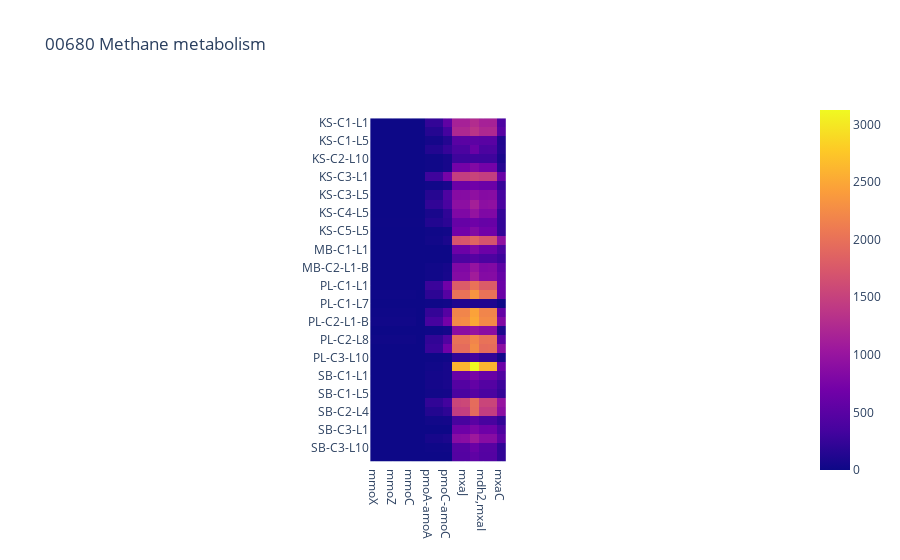

Notebook cell for this chart:
### Markdown cell above
### Some of the values in the heatmap are too high (80k), a lot of other things look blue, even values around 3k (see below).

### Code cell
sub_df = pd.read_csv("input_folder/subset_methane_metabolism.tsv", sep = "\t", index_col = 0)
sub_df = sub_df.loc[:, sub_df.columns.tolist()[:15]]
fig = px.imshow(sub_df, title = "00680 Methane metabolism")
fig.update_layout(height = 800)
fig.show()

### Figure 1 — Plotly figure (JSON) as saved in the notebook; plotly's stock layout.template omitted (floating-point values rounded to 4 significant figures; data arrays with more than 128 entries replaced by an {"elided": "..."} marker saying what was removed)
{"data": [{"coloraxis": "coloraxis", "hovertemplate": "x: %{x}<br>y: %{y}<br>color: %{z}<extra></extra>", "name": "0", "type": "heatmap", "x": ["mmoX", "mmoY", "mmoZ", "mmoB", "mmoC", "mmoD", "pmoA-amoA", "pmoB-amoB", "pmoC-amoC", "mdh1,mxaF", "mxaJ", "mxaG", "mdh2,mxaI", "mxaA", "mxaC"], "xaxis": "x", "y": ["KS-C1-L1", "KS-C1-L10", "KS-C1-L5", "KS-C2-L1", "KS-C2-L10", "KS-C2-L5", "KS-C3-L1", "KS-C3-L10", "KS-C3-L5", "KS-C4-L2", "KS-C4-L5", "KS-C5-L1", "KS-C5-L5", "KS-C5-L8", "MB-C1-L1", "MB-C2-L1", "MB-C2-L1-B", "MB-C3-L1", "PL-C1-L1", "PL-C1-L4", "PL-C1-L7", "PL-C2-L1", "PL-C2-L1-B", "PL-C2-L4", "PL-C2-L8", "PL-C3-L1", "PL-C3-L10", "PL-C3-L5", "SB-C1-L1", "SB-C1-L3", "SB-C1-L5", "SB-C2-L1", "SB-C2-L4", "SB-C2-L8", "SB-C3-L1", "SB-C3-L1-B", "SB-C3-L10", "SB-C3-L5"], "yaxis": "y", "z": {"elided": "38x15 float values"}}], "layout": {"autosize": true, "coloraxis": {"colorscale": [[0, "#0d0887"], [0.1111, "#46039f"], [0.2222, "#7201a8"], [0.3333, "#9c179e"], [0.4444, "#bd3786"], [0.5556, "#d8576b"], [0.6667, "#ed7953"], [0.7778, "#fb9f3a"], [0.8889, "#fdca26"], [1, "#f0f921"]]}, "title": {"text": "00680 Methane metabolism"}, "xaxis": {"anchor": "y", "autorange": true, "constrain": "domain", "domain": [0.4053, 0.5947], "range": [-0.5, 14.5], "scaleanchor": "y", "type": "category"}, "yaxis": {"anchor": "x", "autorange": true, "constrain": "domain", "domain": [0, 1], "range": [37.5, -0.5], "type": "category"}}}
